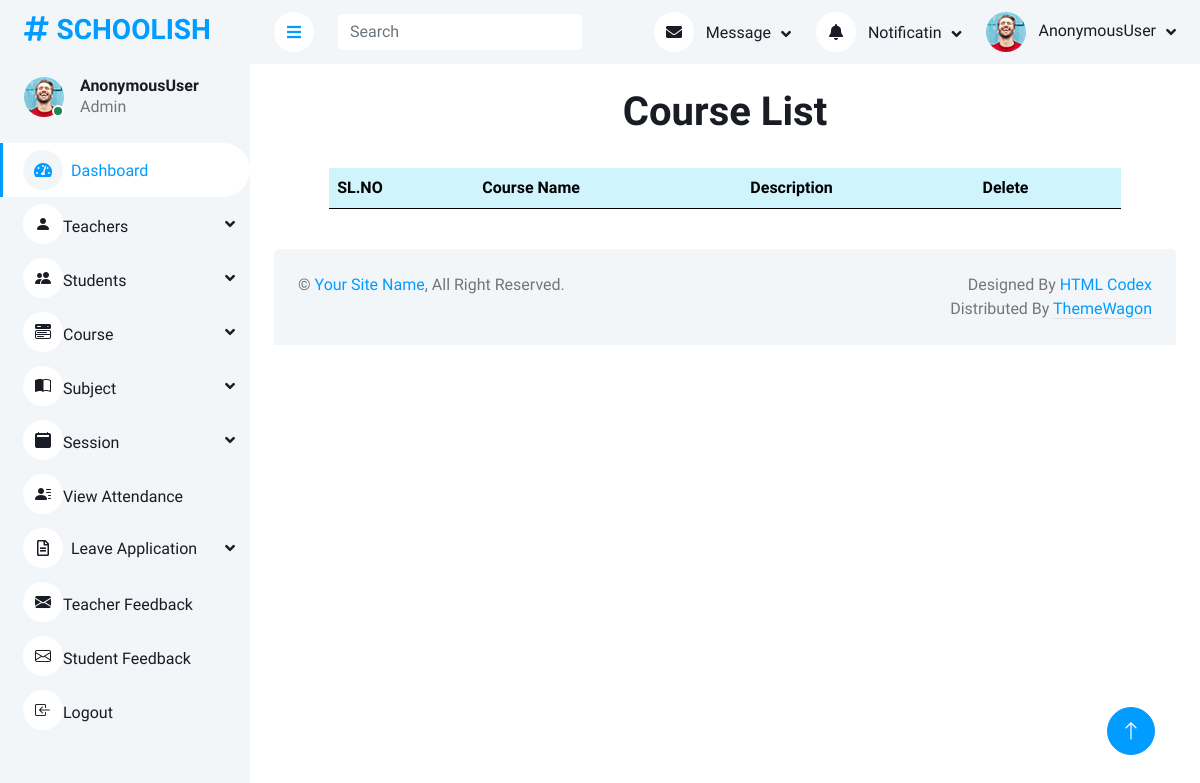
Page /admindashboard/course/view on the earlier database version.
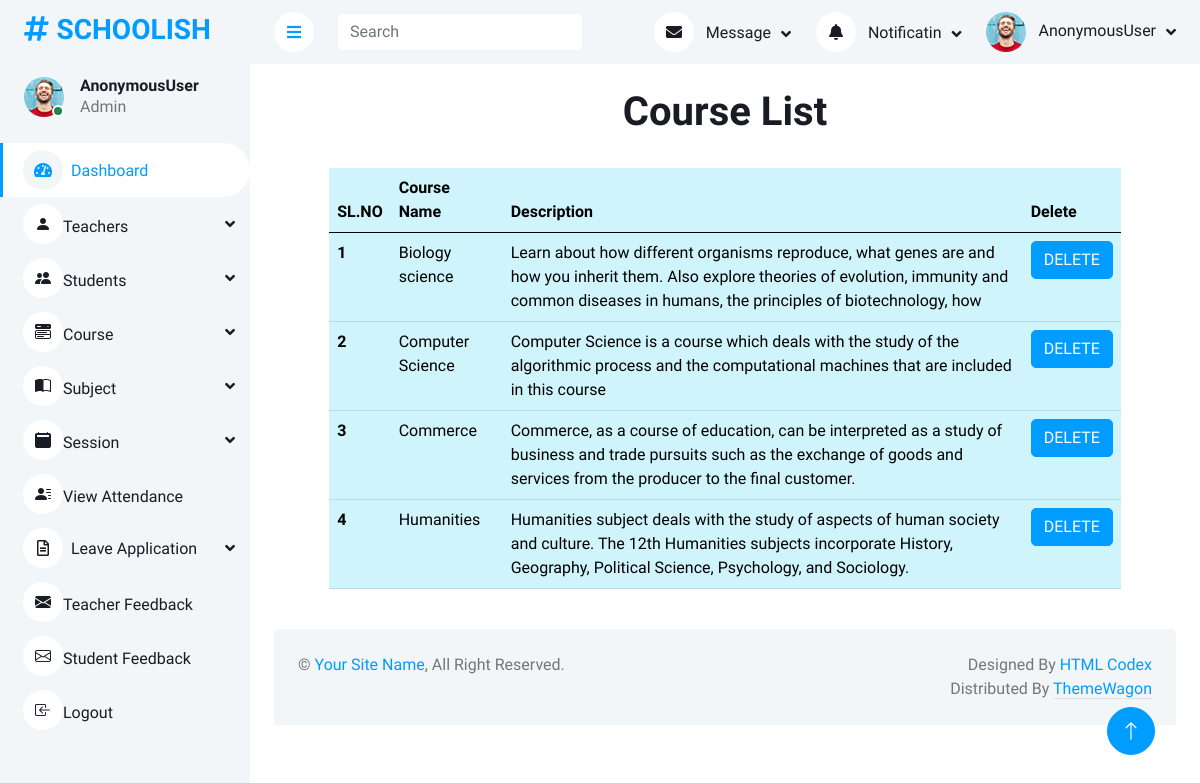
Same page on the later database version.
### home/models.py (models this page shows, shortened)
class Course(models.Model):
    course_name = models.CharField(max_length=100)
    course_desc = models.TextField(max_length=200)

### home/adminviews.py (the view)
# urls.py: path('admindashboard/course/view', adminviews.view_course, name='view_course'),
def view_course(request):
    data = Course.objects.all()
    return render(request, 'admin1/Viewcourse.html', {'data': data})

### templates/admin1/Viewcourse.html
{% extends 'admin1/Adminbase.html' %}
{% load crispy_forms_tags %}
{% block content %}
<br>
<h1 class="text-center">Course List</h1><br>
<div class="col-xl-10 mx-auto">
<table class="table table-info">
  <thead>
    <tr >
      <th scope="col">SL.NO</th>
      <th scope="col">Course Name</th>
      <th scope="col">Description</th>
      <th scope="col">Delete</th>
    </tr>
  </thead>
  <tbody>
    {% for i in data %}
    <tr>
      <th scope="row">{{forloop.counter}}</th>
      <td>{{i.course_name}}</td>
      <td>{{i.course_desc}}</td>
      <td><a href="{% url 'delete_course' i.id %}"> <button type="button" class="btn btn-primary">DELETE</button></a></td>
    </tr>
    {% endfor %}
  </tbody>
</table>
</div>
{% endblock %}

Differences in the rows shown:
added Course: course_name "Biology science", course_desc "Learn about how different organisms reproduce, what genes are and how you inherit them. Also explore theories of evolution, immunity and common diseases in humans, the principles of biotechnology, how"
added Course: course_name "Computer Science", course_desc "Computer Science is a course which deals with the study of the algorithmic process and the computational machines that are included in this course"
added Course: course_name "Commerce", course_desc "Commerce, as a course of education, can be interpreted as a study of business and trade pursuits such as the exchange of goods and services from the producer to the final customer."
added Course: course_name "Humanities", course_desc "Humanities subject deals with the study of aspects of human society and culture. The 12th Humanities subjects incorporate History, Geography, Political Science, Psychology, and Sociology."
